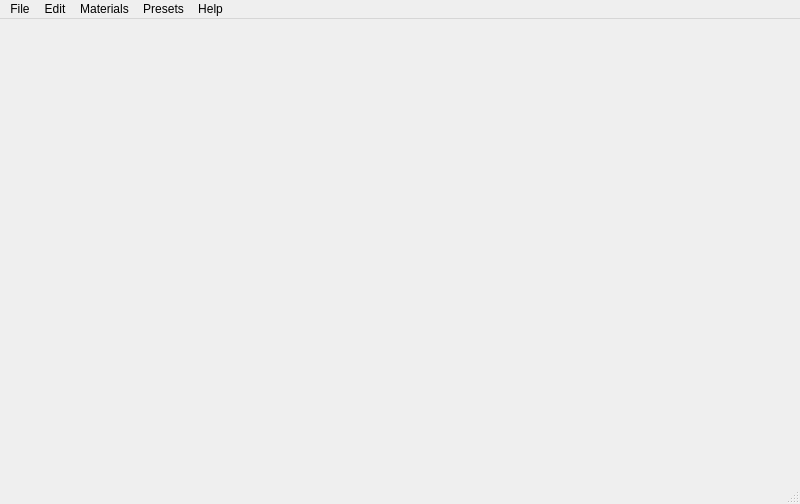
<?xml version="1.0" encoding="UTF-8"?>
<ui version="4.0">
 <class>MainWindow</class>
 <widget class="QMainWindow" name="MainWindow">
  <property name="geometry">
   <rect>
    <x>0</x>
    <y>0</y>
    <width>800</width>
    <height>504</height>
   </rect>
  </property>
  <property name="windowTitle">
   <string>Reality Engine</string>
  </property>
  <property name="styleSheet">
   <string notr="true"/>
  </property>
  <property name="unifiedTitleAndToolBarOnMac">
   <bool>false</bool>
  </property>
  <widget class="QWidget" name="centralwidget"/>
  <widget class="QMenuBar" name="menubar">
   <property name="geometry">
    <rect>
     <x>0</x>
     <y>0</y>
     <width>800</width>
     <height>22</height>
    </rect>
   </property>
   <widget class="QMenu" name="menuFile">
    <property name="title">
     <string>File</string>
    </property>
    <addaction name="actionSave_Scene"/>
   </widget>
   <widget class="QMenu" name="menuEdit">
    <property name="title">
     <string>Edit</string>
    </property>
    <addaction name="actionCopy"/>
    <addaction name="actionPaste"/>
    <addaction name="actionPasteWithTextures"/>
   </widget>
   <widget class="QMenu" name="menuAbout">
    <property name="title">
     <string>Help</string>
    </property>
    <addaction name="actionAutomatic_Presets"/>
    <addaction name="actionRUG"/>
    <addaction name="actionVideos"/>
    <addaction name="actionWatermark"/>
    <addaction name="actionReality_forums"/>
    <addaction name="actionReality_Freebies"/>
    <addaction name="separator"/>
    <addaction name="actionUnregister"/>
    <addaction name="actionLicense"/>
    <addaction name="actionContact_Support"/>
    <addaction name="actionAbout"/>
   </widget>
   <widget class="QMenu" name="menuMaterials">
    <property name="title">
     <string>Materials</string>
    </property>
    <widget class="QMenu" name="menuConvert_to">
     <property name="title">
      <string>Convert to ...</string>
     </property>
    </widget>
    <addaction name="menuConvert_to"/>
   </widget>
   <widget class="QMenu" name="menuACSEL">
    <property name="title">
     <string>Presets</string>
    </property>
    <addaction name="actionACSEL_applyCompatibleShaderSet"/>
    <addaction name="actionACSEL_manager"/>
   </widget>
   <addaction name="menuFile"/>
   <addaction name="menuEdit"/>
   <addaction name="menuMaterials"/>
   <addaction name="menuACSEL"/>
   <addaction name="menuAbout"/>
  </widget>
  <widget class="QStatusBar" name="statusbar">
   <property name="sizeGripEnabled">
    <bool>true</bool>
   </property>
  </widget>
  <action name="actionSave_Scene">
   <property name="enabled">
    <bool>true</bool>
   </property>
   <property name="text">
    <string>Save Scene</string>
   </property>
  </action>
  <action name="actionRefresh">
   <property name="text">
    <string>Refresh</string>
   </property>
  </action>
  <action name="actionCopy">
   <property name="text">
    <string>Copy</string>
   </property>
  </action>
  <action name="actionPaste">
   <property name="text">
    <string>Paste</string>
   </property>
  </action>
  <action name="actionMatte">
   <property name="text">
    <string>Matte</string>
   </property>
   <property name="toolTip">
    <string>Convert the current material to Matte</string>
   </property>
  </action>
  <action name="actionGlossy">
   <property name="text">
    <string>Glossy</string>
   </property>
   <property name="toolTip">
    <string>Convert the current material to Glossy</string>
   </property>
  </action>
  <action name="actionMetal">
   <property name="text">
    <string>Metal</string>
   </property>
   <property name="toolTip">
    <string>Convert the current material to Metal</string>
   </property>
  </action>
  <action name="actionGlass">
   <property name="text">
    <string>Glass</string>
   </property>
   <property name="toolTip">
    <string>Convert the current material to Glass</string>
   </property>
  </action>
  <action name="actionVelvet">
   <property name="text">
    <string>Velvet</string>
   </property>
   <property name="toolTip">
    <string>Convert the current material to Velvet</string>
   </property>
  </action>
  <action name="actionWater">
   <property name="text">
    <string>Water</string>
   </property>
   <property name="toolTip">
    <string>Convert the current material to Water</string>
   </property>
  </action>
  <action name="actionNull">
   <property name="text">
    <string>Null</string>
   </property>
   <property name="toolTip">
    <string>Convert the current material to Null</string>
   </property>
  </action>
  <action name="actionLight">
   <property name="text">
    <string>Light</string>
   </property>
   <property name="toolTip">
    <string>Convert the current material to Light</string>
   </property>
  </action>
  <action name="actionSkin">
   <property name="text">
    <string>Skin</string>
   </property>
   <property name="toolTip">
    <string>Convert the current material to Skin</string>
   </property>
  </action>
  <action name="actionMirror">
   <property name="text">
    <string>Mirror</string>
   </property>
   <property name="toolTip">
    <string>Convert the current material to Mirror</string>
   </property>
  </action>
  <action name="actionAbout">
   <property name="text">
    <string>About Reality</string>
   </property>
   <property name="iconText">
    <string>About Reality</string>
   </property>
   <property name="menuRole">
    <enum>QAction::AboutRole</enum>
   </property>
  </action>
  <action name="actionRUG">
   <property name="text">
    <string>Reality User's Guide</string>
   </property>
  </action>
  <action name="actionUnregister">
   <property name="text">
    <string>Unregister Reality</string>
   </property>
  </action>
  <action name="actionPasteWithTextures">
   <property name="text">
    <string>Paste with textures</string>
   </property>
  </action>
  <action name="actionCloth">
   <property name="text">
    <string>Cloth</string>
   </property>
   <property name="toolTip">
    <string>Convert the current material to Cloth</string>
   </property>
  </action>
  <action name="actionACSEL_manager">
   <property name="text">
    <string>Preset Manager</string>
   </property>
   <property name="iconText">
    <string>Preset Manager</string>
   </property>
   <property name="toolTip">
    <string>Delete, Import, export your presets here</string>
   </property>
   <property name="shortcut">
    <string>Ctrl+A</string>
   </property>
  </action>
  <action name="actionACSEL_applyCompatibleShaderSet">
   <property name="text">
    <string>Apply compatible shaders</string>
   </property>
  </action>
  <action name="actionVideos">
   <property name="text">
    <string>Video tutorials</string>
   </property>
  </action>
  <action name="actionLicense">
   <property name="text">
    <string>Retrieve your license</string>
   </property>
  </action>
  <action name="actionWatermark">
   <property name="text">
    <string>Reality watermark</string>
   </property>
  </action>
  <action name="actionReality_forums">
   <property name="text">
    <string>Reality forums</string>
   </property>
  </action>
  <action name="actionAutomatic_Presets">
   <property name="text">
    <string>Find Automatic Presets</string>
   </property>
  </action>
  <action name="actionContact_Support">
   <property name="text">
    <string>Contact Support</string>
   </property>
  </action>
  <action name="actionReality_Freebies">
   <property name="text">
    <string>Reality Freebies</string>
   </property>
  </action>
 </widget>
 <resources/>
 <connections/>
</ui>
